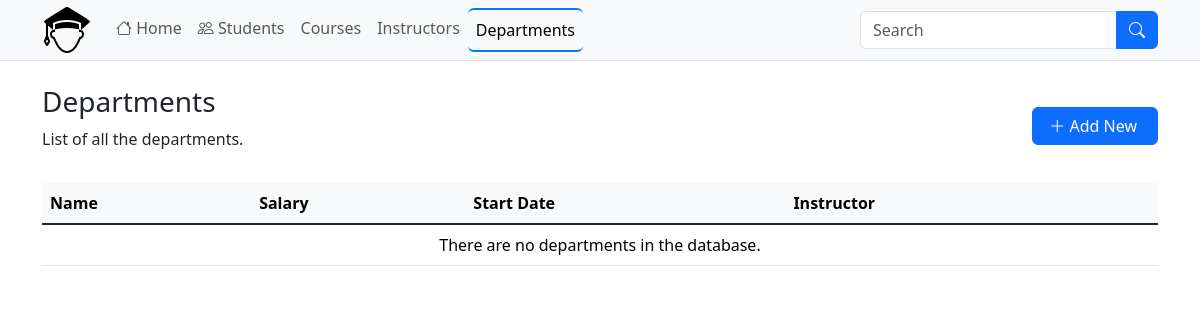
Page /departments.php on the earlier database version.
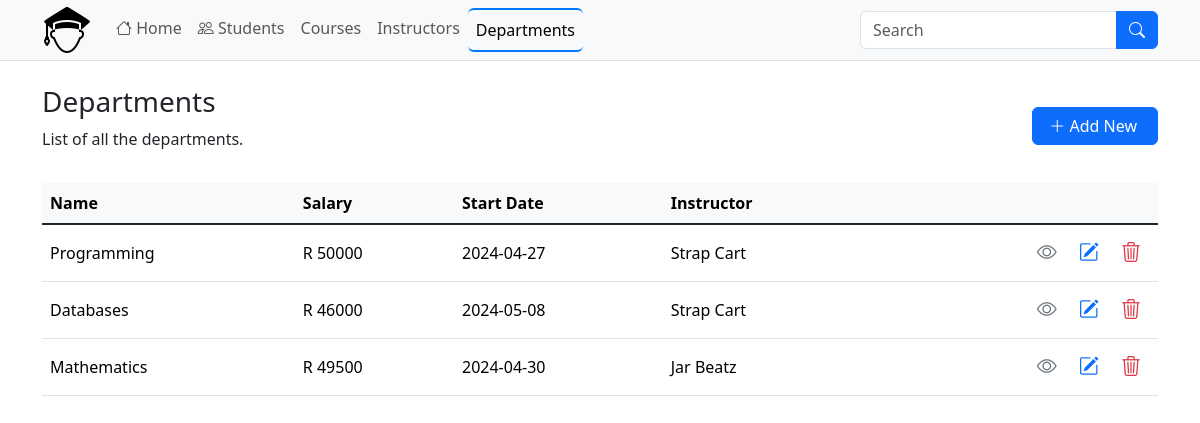
Same page on the later database version.
### tables this page shows
CREATE TABLE `departments` (
  `department_id` int(11) NOT NULL,
  `department_name` varchar(100) DEFAULT NULL,
  `salary` float(10,2) DEFAULT NULL,
  `start_date` date DEFAULT NULL,
  `instructor_id` int(11) DEFAULT NULL,
  `created_at` timestamp NOT NULL DEFAULT current_timestamp(),
  `updated_at` timestamp NOT NULL DEFAULT current_timestamp() ON UPDATE current_timestamp()
);

CREATE TABLE `instructors` (
  `instructor_id` int(11) NOT NULL,
  `first_name` varchar(50) DEFAULT NULL,
  `last_name` varchar(50) DEFAULT NULL,
  `email` varchar(100) DEFAULT NULL,
  `created_at` timestamp NOT NULL DEFAULT current_timestamp(),
  `updated_at` timestamp NOT NULL DEFAULT current_timestamp() ON UPDATE current_timestamp()
);

### classes/Db.php (called while the page is built, shortened)
<?php
class DB
{
    private $hostName = 'localhost';
    private $dbUser = 'root';
    private $dbPass = '';
    private $dbName = 'student_management_system';
    private $options = [];
    protected $conn;
    public function __construct()
    {
        if (!isset($this->conn)) {
            try {
                $this->conn = new PDO("mysql:host=" . $this->hostName . "; dbname=" . $this->dbName, $this->dbUser, $this->dbPass, $this->options);
            } catch (PDOException $e) {
                die($e->getMessage());
            }
        }
        return $this->conn;
    }
}

### classes/Department.php (called while the page is built, shortened)
<?php
include_once 'Db.php';
class Department extends DB
{
    public function getDepartments()
    {
        try {
            $stmt = $this->conn->prepare(
                "SELECT d.department_id, d.department_name, d.salary, d.start_date,
                        i.first_name, i.last_name
                FROM departments d
                JOIN instructors i
                ON d.instructor_id = i.instructor_id
                ORDER BY department_id DESC"
            );
            $stmt->execute();
            return $stmt->fetchAll(PDO::FETCH_ASSOC);
        } catch (PDOException $e) {
            $this->output = $e->getMessage();
            return $this->output;
        }
    }
}

### departments.php (the view, shortened to what this page needs)
<?php
include_once './classes/Department.php';
$departments = new Department();
?>
<?php include './includes/header.php'; ?>
<div class="container">
    <div class="row">
        <div class="col-12">
            <div class="d-flex align-items-center justify-content-between mt-4 mb-3">
                <div>
                    <h3>Departments</h3>
                    <p>
                        List of all the departments.
                    </p>
                </div>
                <div>
                    <a href="add-department.php" class="btn btn-primary custom">
                        <i class="bi bi-plus-lg"></i> Add New
                    </a>
                </div>
            </div>
            <div>
                <table class="table table-hover">
                    <thead>
                        <tr class="table-light">
                            <th scope="col">Name</th>
                            <th scope="col">Salary</th>
                            <th scope="col">Start Date</th>
                            <th scope="col">Instructor</th>
                            <th scope="col"></th>
                        </tr>
                    </thead>
                    <tbody class="table-group-divider">
                        <?php if (!empty($departments->getDepartments())) : ?>
                            <?php foreach ($departments->getDepartments() as $department) : ?>
                                <tr>
                                    <td class="align-middle"><?= $department['department_name'] ?></td>
                                    <td class="align-middle">R <?= $department['salary'] ?></td>
                                    <td class="align-middle"><?= $department['start_date'] ?></td>
                                    <td class="align-middle"><?= $department['first_name'] ?> <?= $department['last_name'] ?></td>
                                    <td class="text-end align-middle text-nowrap">
                                        <a href="view-department.php?departmentId=<?= $department['department_id'] ?>" title="Department Details" class="btn btn-transparent btn-sm text-secondary">
                                            <i class="bi bi-eye fs-5"></i>
                                        </a>
                                        <a href="update-department.php?departmentId=<?= $department['department_id'] ?>" title="Edit Department" class="btn btn-transparent btn-sm text-primary">
                                            <i class="bi bi-pencil-square fs-5"></i>
                                        </a>
                                        <a href="delete-department.php?departmentId=<?= $department['department_id'] ?>" title="Delete Department" class="btn btn-transparent btn-sm text-danger">
                                            <i class="bi bi-trash3 fs-5"></i>
                                        </a>
                                    </td>
                                </tr>
                            <?php endforeach; ?>
                        <?php else : ?>
                            <tr>
                                <td colspan="9" class="text-center">There are no departments in the database.</td>
                            </tr>
                        <?php endif; ?>
                    </tbody>
                </table>
            </div>
        </div>
    </div>
</div>
<?php include './includes/footer.php'; ?>

Differences in the rows shown:
added departments: department_name "Programming", salary "50000", start_date "2024-04-27", instructor.first_name "Strap", instructor.last_name "Cart"
added departments: department_name "Databases", salary "46000", start_date "2024-05-08", instructor.first_name "Strap", instructor.last_name "Cart"
added departments: department_name "Mathematics", salary "49500", start_date "2024-04-30", instructor.first_name "Jar", instructor.last_name "Beatz"
Other differences:
text no longer shown: "There are no departments in the database."
